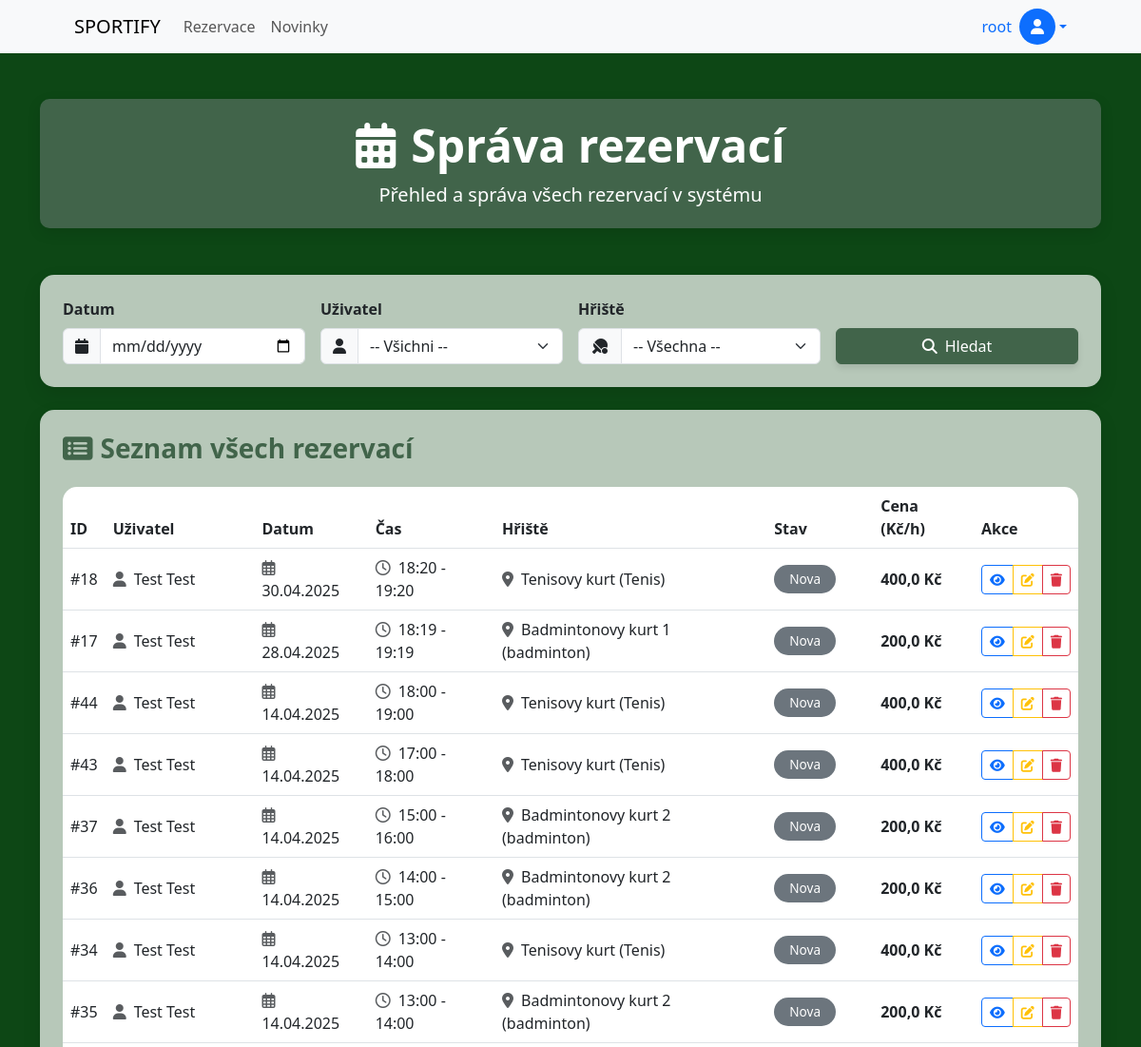
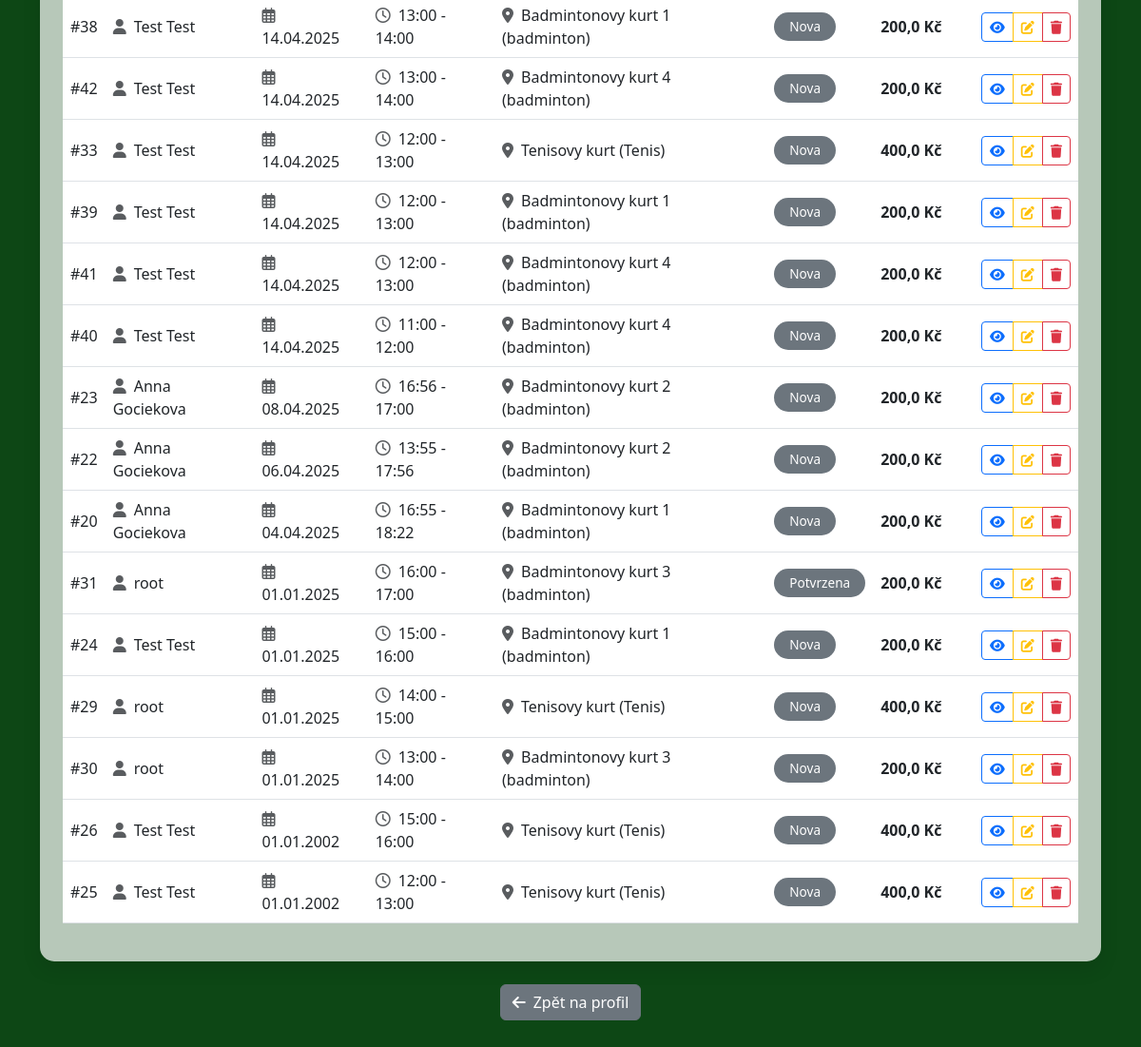
Before: /admin_reservations/ (signed in) with the older database file (2 pictures, top to bottom).
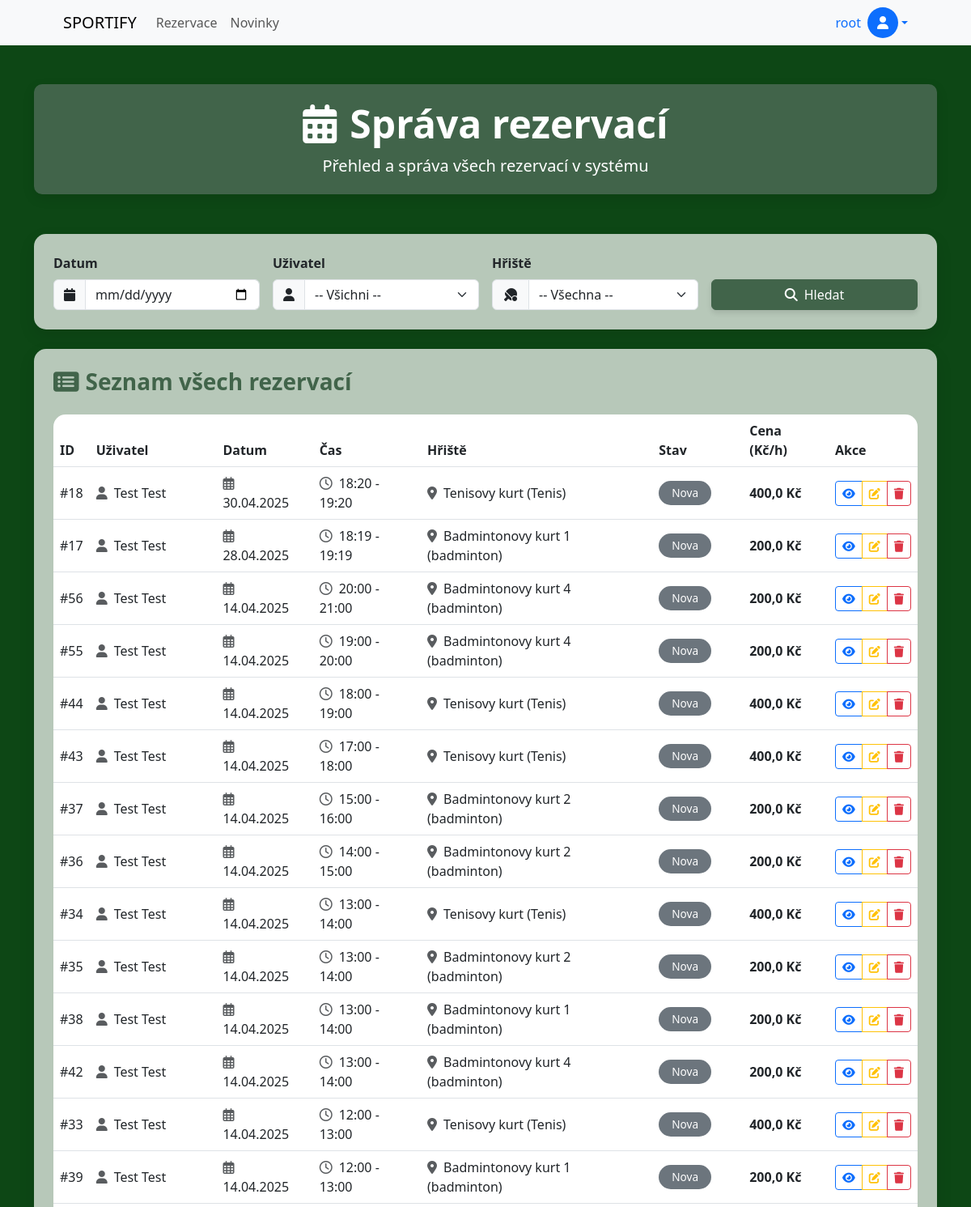
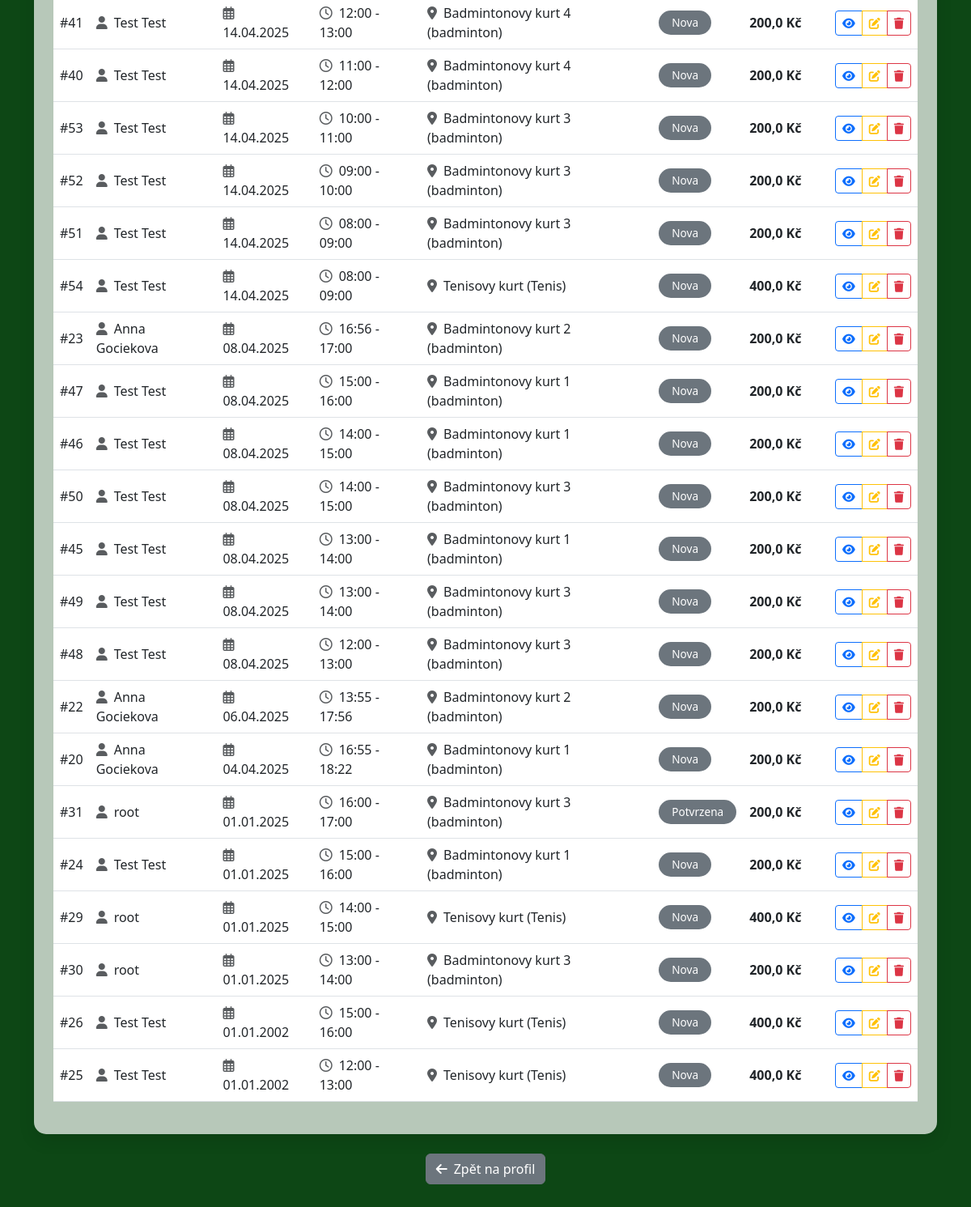
After: the same page with the newer database file (2 pictures, top to bottom).
### rezervace/models.py (models this page shows, shortened)
class Rezervace(models.Model):
    uzivatel = models.ForeignKey(Uzivatele, on_delete=models.CASCADE, related_name='rezervace')
    hriste = models.ForeignKey(Hriste, on_delete=models.CASCADE, related_name='rezervace')
    datum = models.DateField()
    cas_zacatku = models.TimeField()
    cas_konce = models.TimeField()
    stav = models.CharField(max_length=20, choices=RESERVATION_STATUS_CHOICES, default='nova')
    popis = models.TextField(blank=True, null=True)
    vytvoreno = models.DateTimeField(default=timezone.now)
    naposledy_upraveno = models.DateTimeField(auto_now=True)
    cena = models.FloatField()

class Uzivatele(models.Model):
    id = models.AutoField(primary_key=True)
    user = models.OneToOneField(User, on_delete=models.CASCADE, related_name='uzivatele')
    jmeno = models.CharField(max_length=50)
    prijmeni = models.CharField(max_length=50)
    email = models.EmailField(max_length=100, unique=True)
    telefon = models.CharField(max_length=20)
    role = models.CharField(max_length=10, choices=ROLE_CHOICES, default='user')
    datum_reg = models.DateTimeField(default=timezone.now)
    posledni_aktualizace = models.DateTimeField(auto_now=True)
    typ_zakaznika = models.ForeignKey(TypZakaznika, on_delete=models.SET_NULL, null=True, related_name='uzivatele')

class Hriste(models.Model):
    nazev = models.CharField(max_length=100)
    typ = models.CharField(max_length=50)
    popis = models.TextField()
    cena_hodina = models.DecimalField(max_digits=8, decimal_places=2)
    kapacita = models.IntegerField()
    aktivni = models.BooleanField(default=True)

### rezervace/views.py (the view)
# urls.py: path('admin_reservations/', views.admin_reservations, name='admin_reservations'),
@login_required
def admin_reservations(request):
    if not is_admin(request.user):
        messages.error(request, "Tato stránka je přístupná pouze pro administrátory.")
        return redirect('profile')
    reservations = Rezervace.objects.all().order_by('-datum', '-cas_zacatku')
    datum = request.GET.get('datum')
    user_id = request.GET.get('user_id')
    hriste_id = request.GET.get('hriste_id')
    if datum:
        reservations = reservations.filter(datum=datum)
    if user_id:
        reservations = reservations.filter(uzivatel__id=user_id)
    if hriste_id:
        reservations = reservations.filter(hriste__id=hriste_id)
    users = Uzivatele.objects.all().order_by('prijmeni', 'jmeno')
    courts = Hriste.objects.all().order_by('nazev')
    return render(request, 'rezervace/admin_reservations.html', {
        'reservations': reservations,
        'users': users,
        'courts': courts,
        'vybrane_datum': datum if datum else '',
        'vybrany_user': int(user_id) if user_id else None,
        'vybrane_hriste': int(hriste_id) if hriste_id else None
    })

### rezervace/views.py (called while the page is built)
def is_admin(user):
    try:
        return user.is_authenticated and (user.is_staff or user.is_superuser)
    except:
        return False

### templates/rezervace/admin_reservations.html (shortened to what the changed rows need)
{% extends 'base.html' %}
{% load static %}
{% block content %}
<div class="container my-5">
  <div class="row mb-4">
    <div class="col-12">
      <div class="section-header">
        <h1 class="display-5 fw-bold mb-2"><i class="fas fa-calendar-alt me-3"></i>Správa rezervací</h1>
      </div>
    </div>
  </div>
  <div class="row mb-4">
    <div class="col-sm-12">
      <div class="card p-4">
        {% if reservations %}
          <div class="table-responsive">
            <table class="table table-hover align-middle">
              <thead>
                <tr>
                  <th>ID</th>
                  <th>Uživatel</th>
                  <th>Datum</th>
                  <th>Čas</th>
                  <th>Hřiště</th>
                  <th>Stav</th>
                  <th>Cena (Kč/h)</th>
                  <th>Akce</th>
                </tr>
              </thead>
              <tbody>
                {% for rez in reservations %}
                <tr>
                  <td>#{{ rez.id }}</td>
                  <td><i class="fas fa-user me-2 text-muted"></i>{{ rez.uzivatel.jmeno }} {{ rez.uzivatel.prijmeni }}</td>
                  <td><i class="far fa-calendar-alt me-2 text-muted"></i>{{ rez.datum|date:"d.m.Y" }}</td>
                  <td><i class="far fa-clock me-2 text-muted"></i>{{ rez.cas_zacatku|time:"H:i" }} - {{ rez.cas_konce|time:"H:i" }}</td>
                  <td><i class="fas fa-map-marker-alt me-2 text-muted"></i>{{ rez.hriste.nazev }} ({{ rez.hriste.typ }})</td>
                  <td>
                    <span class="badge {% if rez.stav == 'A' %}bg-success{% elif rez.stav == 'S' %}bg-warning{% else %}bg-secondary{% endif %} rounded-pill px-3 py-2">
                      {{ rez.get_stav_display }}
                    </span>
                  </td>
                  <td><strong>{{ rez.cena }} Kč</strong></td>
                  <td>
                    <div class="btn-group">
                      <a href="{% url 'rezervace_detail' rez.id %}" class="btn btn-sm btn-outline-primary" title="Detail">
                        <i class="fas fa-eye"></i>
                      </a>
                      <a href="{% url 'rezervace_update' rez.id %}" class="btn btn-sm btn-outline-warning" title="Upravit">
                        <i class="fas fa-edit"></i>
                      </a>
                      <a href="{% url 'zrusit_rezervaci' rez.id %}" class="btn btn-sm btn-outline-danger" title="Zrušit"
                         onclick="return confirm('Opravdu chcete zrušit tuto rezervaci?');">
                        <i class="fas fa-trash"></i>
                      </a>
                    </div>
                  </td>
                </tr>
                {% endfor %}
              </tbody>
            </table>
          </div>
        {% else %}
          <div class="alert alert-info text-center" role="alert">
            <i class="fas fa-info-circle me-2"></i>Nebyly nalezeny žádné rezervace podle zadaných kritérií.
          </div>
        {% endif %}
      </div>
    </div>
  </div>
</div>
{% endblock %}

Changed rows visible on the page:
added Rezervace: id "56", uzivatel.jmeno "Test", uzivatel.prijmeni "Test", datum "14.04.2025", cas_zacatku "20:00", cas_konce "21:00", hriste.nazev "Badmintonovy kurt 4", hriste.typ "badminton", stav "Nova", cena "200,0"
added Rezervace: id "55", uzivatel.jmeno "Test", uzivatel.prijmeni "Test", datum "14.04.2025", cas_zacatku "19:00", cas_konce "20:00", hriste.nazev "Badmintonovy kurt 4", hriste.typ "badminton", stav "Nova", cena "200,0"
added Rezervace: id "53", uzivatel.jmeno "Test", uzivatel.prijmeni "Test", datum "14.04.2025", cas_zacatku "10:00", cas_konce "11:00", hriste.nazev "Badmintonovy kurt 3", hriste.typ "badminton", stav "Nova", cena "200,0"
added Rezervace: id "52", uzivatel.jmeno "Test", uzivatel.prijmeni "Test", datum "14.04.2025", cas_zacatku "09:00", cas_konce "10:00", hriste.nazev "Badmintonovy kurt 3", hriste.typ "badminton", stav "Nova", cena "200,0"
added Rezervace: id "51", uzivatel.jmeno "Test", uzivatel.prijmeni "Test", datum "14.04.2025", cas_zacatku "08:00", cas_konce "09:00", hriste.nazev "Badmintonovy kurt 3", hriste.typ "badminton", stav "Nova", cena "200,0"
added Rezervace: id "54", uzivatel.jmeno "Test", uzivatel.prijmeni "Test", datum "14.04.2025", cas_zacatku "08:00", cas_konce "09:00", hriste.nazev "Tenisovy kurt", hriste.typ "Tenis", stav "Nova", cena "400,0"
added Rezervace: id "47", uzivatel.jmeno "Test", uzivatel.prijmeni "Test", datum "08.04.2025", cas_zacatku "15:00", cas_konce "16:00", hriste.nazev "Badmintonovy kurt 1", hriste.typ "badminton", stav "Nova", cena "200,0"
added Rezervace: id "46", uzivatel.jmeno "Test", uzivatel.prijmeni "Test", datum "08.04.2025", cas_zacatku "14:00", cas_konce "15:00", hriste.nazev "Badmintonovy kurt 1", hriste.typ "badminton", stav "Nova", cena "200,0"
added Rezervace: id "50", uzivatel.jmeno "Test", uzivatel.prijmeni "Test", datum "08.04.2025", cas_zacatku "14:00", cas_konce "15:00", hriste.nazev "Badmintonovy kurt 3", hriste.typ "badminton", stav "Nova", cena "200,0"
added Rezervace: id "45", uzivatel.jmeno "Test", uzivatel.prijmeni "Test", datum "08.04.2025", cas_zacatku "13:00", cas_konce "14:00", hriste.nazev "Badmintonovy kurt 1", hriste.typ "badminton", stav "Nova", cena "200,0"
added Rezervace: id "49", uzivatel.jmeno "Test", uzivatel.prijmeni "Test", datum "08.04.2025", cas_zacatku "13:00", cas_konce "14:00", hriste.nazev "Badmintonovy kurt 3", hriste.typ "badminton", stav "Nova", cena "200,0"
added Rezervace: id "48", uzivatel.jmeno "Test", uzivatel.prijmeni "Test", datum "08.04.2025", cas_zacatku "12:00", cas_konce "13:00", hriste.nazev "Badmintonovy kurt 3", hriste.typ "badminton", stav "Nova", cena "200,0"
